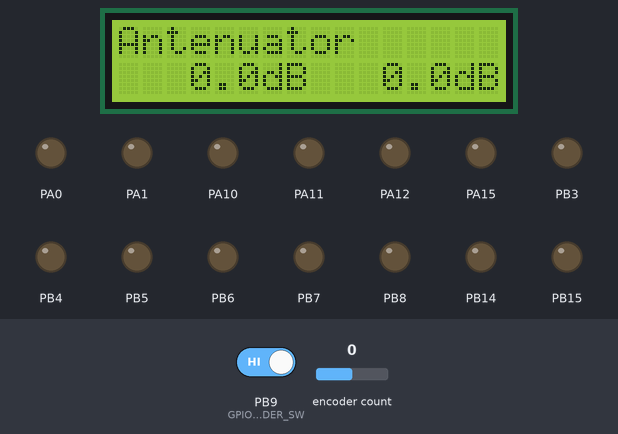
Bench run of a program on a simulated STM32 Blue Pill. On the bench: 16×2 character LCD, output pins drawn as LEDs (lit = HIGH). Inputs (shaded band) come from the test bench; at power-on: PB9 (GPIO_PIN_ENCODER_SW) HIGH, encoder count 0. EEPROM starts erased.

Above: at 1.2 s.
1.3 s: PB9 (GPIO_PIN_ENCODER_SW) driven LOW
At 1.7 s:
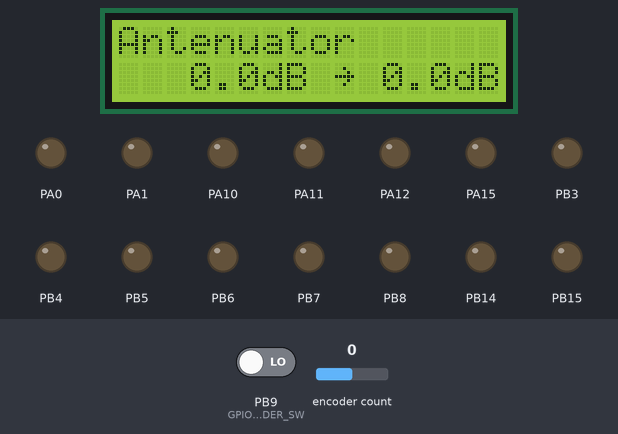
2.8 s: encoder count set to -1
At 4.0 s:
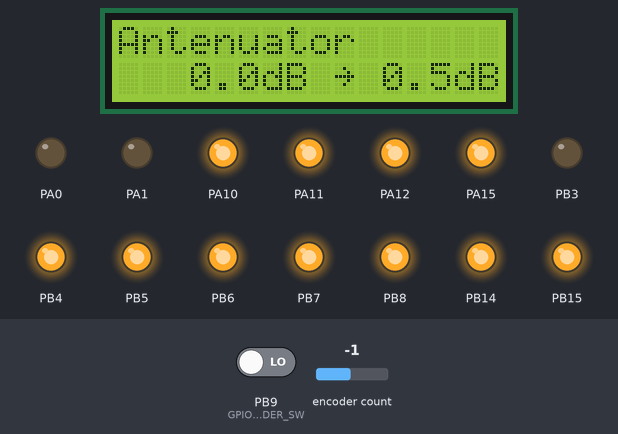
4.3 s: encoder count set to -2
At 5.2 s:
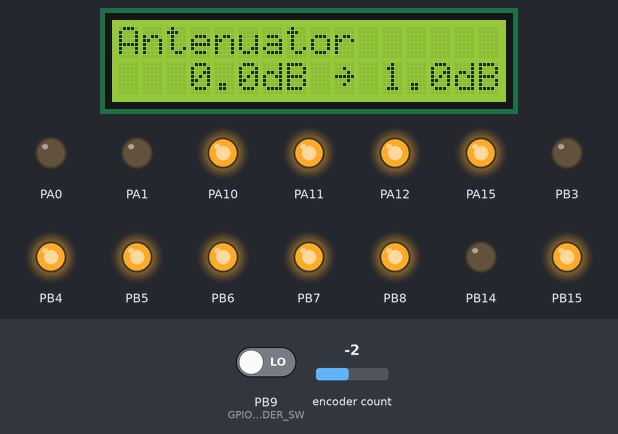
5.8 s: encoder count set to -3
At 6.4 s:
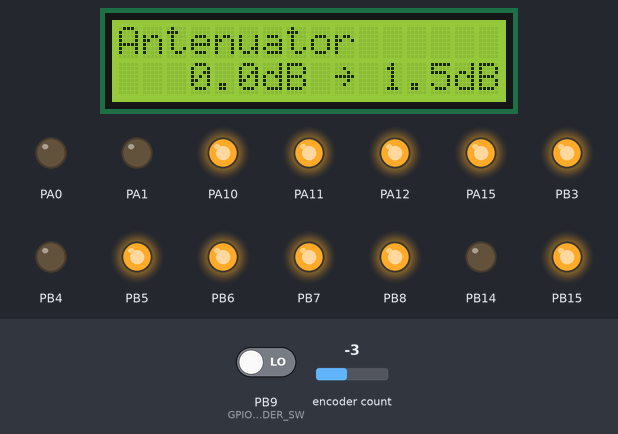
7.3 s: encoder count set to -4
At 8.5 s:
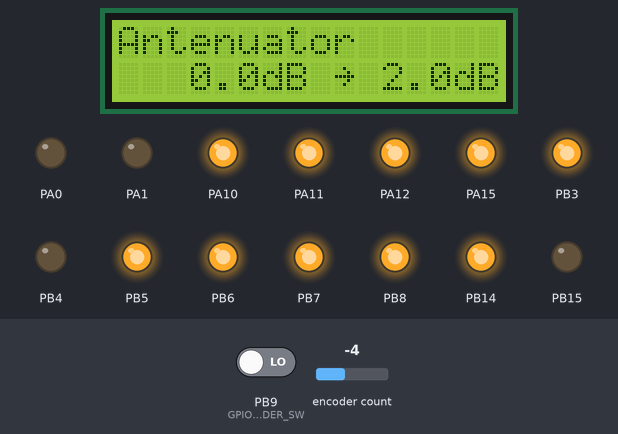
8.8 s: encoder count set to -5
At 9.8 s:
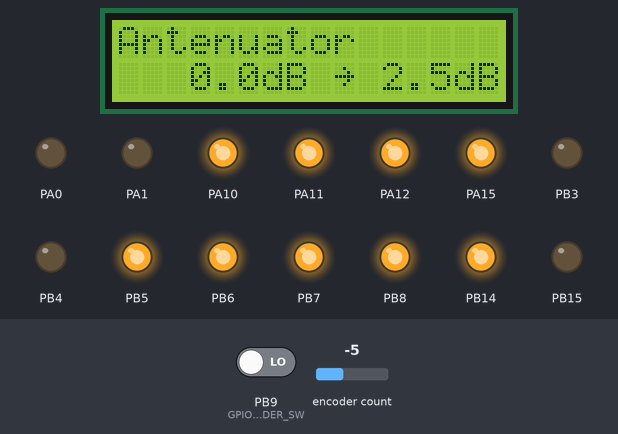
Timing chart, 0 to 11.8 s (numbered marks = the images above; inputs shaded):
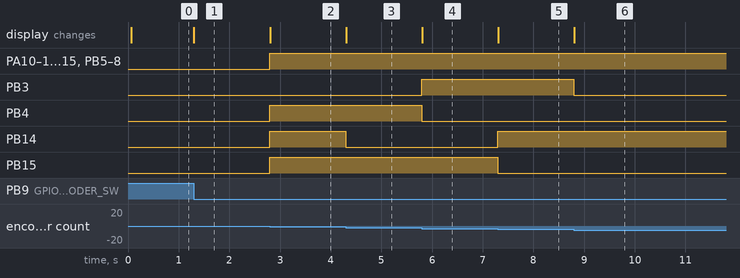

The program:

main.cpp
```cpp
#include <Arduino.h>
#include <EEPROM.h>
#include <LiquidCrystal.h>
#include <RotaryEncoder.h>
#include "hmc472.h"
#include "CRC16.h"


// initialize the library by associating any needed LCD interface pin
// with the arduino pin number it is connected to
const int rs = PA6;
const int en = PA7;
const int d4 = PB0;
const int d5 = PB1;
const int d6 = PB10;
const int d7 = PB11;

#define GPIO_PIN_ENCODER_A      PA8
#define GPIO_PIN_ENCODER_B      PA9
#define GPIO_PIN_ENCODER_SW     PB9

#define GPIO_PIN_LED            PC13


typedef enum {
  SM_SEL_NONE,
  SM_SEL_CHA_DB,
  SM_SEL_CHB_DB,

  SM_SEL_LAST
} sm_selection_t;

/* The circuit:
 * LCD RS pin to digital pin 12
 * LCD Enable pin to digital pin 11
 * LCD D4 pin to digital pin 5
 * LCD D5 pin to digital pin 4
 * LCD D6 pin to digital pin 3
 * LCD D7 pin to digital pin 2
 * LCD R/W pin to ground
 * LCD VSS pin to ground
 * LCD VCC pin to 5V
 * 10K resistor:
 * ends to +5V and ground
 * wiper to LCD VO pin (pin 3)
 * */


const hmc472_gpio_t hmc472_gpio_ch_a[2] = {
  {
    .gpio_pin_v6 = PB14,
    .gpio_pin_v5 = PB15,
    .gpio_pin_v4 = PA10,
    .gpio_pin_v3 = PA11,
    .gpio_pin_v2 = PA12,
    .gpio_pin_v1 = PA15,
  },
  {
    .gpio_pin_v6 = PB3,
    .gpio_pin_v5 = PB4,
    .gpio_pin_v4 = PB5,
    .gpio_pin_v3 = PB6,
    .gpio_pin_v2 = PB7,
    .gpio_pin_v1 = PB8,
  },
};

const hmc472_gpio_t hmc472_gpio_ch_b[2] = {
  {
    .gpio_pin_v6 = PB2,
    .gpio_pin_v5 = PB12,
    .gpio_pin_v4 = PB13,
    .gpio_pin_v3 = PA5,
    .gpio_pin_v2 = PA4,
    .gpio_pin_v1 = PA3,
  },
  {
    .gpio_pin_v6 = PA2,
    .gpio_pin_v5 = PA1,
    .gpio_pin_v4 = PA0,
    .gpio_pin_v3 = PC15,
    .gpio_pin_v2 = PC14,
    .gpio_pin_v1 = PC13,
  },
};


HMC472 hmc472_ch_a(hmc472_gpio_ch_a);
HMC472 hmc472_ch_b(hmc472_gpio_ch_b);

CRC16 crc;
LiquidCrystal lcd(rs, en, d4, d5, d6, d7);
RotaryEncoder encoder(GPIO_PIN_ENCODER_A, GPIO_PIN_ENCODER_B, RotaryEncoder::LatchMode::FOUR3);
int sm_selection = SM_SEL_NONE;


//=============================================================================
bool eeprom_read(uint8_t* rd_storage)
//=============================================================================
{
  uint8_t rd_buffer[4];
  uint8_t *ptr = rd_buffer;

  for(uint8_t i = 0; i < sizeof(rd_buffer); i++)
  {
    rd_buffer[i] = EEPROM.read(i);

  }


  crc.reset();
  crc.add(*ptr++);
  crc.add(*ptr++);
  uint16_t crc16 = crc.calc();
  if( (*ptr++ == (uint8_t)(crc16>>0)) &&  (*ptr++ == (uint8_t)(crc16>>8)))
  {
    rd_storage[0] = rd_buffer[0];
    rd_storage[1] = rd_buffer[1];
    return true;
  }
  return false;
}


//=============================================================================
void eeprom_store()
//=============================================================================
{
  uint8_t rd_buffer[4];
  uint8_t wr_buffer[4] =
  {
    (uint8_t)hmc472_ch_a.GetIndex(),
    (uint8_t)hmc472_ch_b.GetIndex()
  };
  uint8_t *ptr = wr_buffer;

  if(eeprom_read(rd_buffer))
  {
    if(rd_buffer[0]== wr_buffer[0] && rd_buffer[1]== wr_buffer[1])
      return;
  }


  crc.reset();
  crc.add(*ptr++);
  crc.add(*ptr++);
  uint16_t crc16 = crc.calc();

  *ptr++ = crc16>>0;
  *ptr++ = crc16>>8;

  for(uint8_t i = 0; i < sizeof(wr_buffer); i++)
    EEPROM.write(i, wr_buffer[i]);
}

//=============================================================================
void update_lcd()
//=============================================================================
{
  float value_a = hmc472_ch_a.GetValueDb();
  float value_b = hmc472_ch_b.GetValueDb();

  lcd.setCursor(9, 1);
  lcd.write(sm_selection == SM_SEL_CHA_DB? 0x7E: ' ');
  if(value_a < 10)   lcd.write(' ');
  lcd.print(value_a, 1);
  lcd.print("dB");

  lcd.setCursor(1, 1);
  lcd.write(sm_selection == SM_SEL_CHB_DB? 0x7E: ' ');
  if(value_b < 10)   lcd.write(' ');
  lcd.print(value_b, 1);
  lcd.print("dB");
}


//=============================================================================
void setup()
//=============================================================================
{
  pinMode(GPIO_PIN_ENCODER_A,  INPUT_PULLUP);  //TIMER 1 channel 1
  pinMode(GPIO_PIN_ENCODER_B,  INPUT_PULLUP);  //TIMER 1 channel 2
  pinMode(GPIO_PIN_ENCODER_SW, INPUT_PULLUP);  //Encoder SWITCH
    //attach interrupt

  pinMode(GPIO_PIN_LED, OUTPUT);
  digitalWrite(GPIO_PIN_LED, LOW);


  uint8_t rd_buffer[2];
  if(eeprom_read(rd_buffer))
  {
    hmc472_ch_a.SetIndex(rd_buffer[0]);
    hmc472_ch_b.SetIndex(rd_buffer[1]);
  }


  lcd.begin(16, 2);
  lcd.print("Antenuator");
  update_lcd();

}


#define SW_EXIT_MILLIS            5000

//=============================================================================
void loop()
//=============================================================================
{
  static int last_millis     = 0;
  static int last_sw_timeout = 0;
  static int  last_enc_sw  = HIGH;
  static int  last_enc_pos = 0;
  // set the cursor to column 0, line 1
  // (note: line 1 is the second row, since counting begins with 0):

  uint32_t curr_millis = millis();
  lcd.setCursor(0, 0);
  // print the number of seconds since reset:
  //lcd.print(millis() / 1000);


  bool change_f = false;

  //Handle Button switch
  int enc_sw = digitalRead(GPIO_PIN_ENCODER_SW);
  if(last_enc_sw != enc_sw)
  {
    last_enc_sw = enc_sw;
    if(enc_sw == LOW)
    {
      if(++sm_selection > SM_SEL_LAST)
        sm_selection = SM_SEL_NONE;
        change_f = true;
    }
  }

  //Handle rotation
  encoder.tick();
  int enc_pos = encoder.getPosition();


  //Refresh screen
  if(change_f || last_enc_pos != enc_pos)
  {
    switch(sm_selection)
    {
      case SM_SEL_CHA_DB:
        if(last_enc_pos > enc_pos) hmc472_ch_a.Increase();
        if(last_enc_pos < enc_pos) hmc472_ch_a.Decrease();
        last_sw_timeout = SW_EXIT_MILLIS;
        break;

      case SM_SEL_CHB_DB:
        if(last_enc_pos > enc_pos) hmc472_ch_b.Increase();
        if(last_enc_pos < enc_pos) hmc472_ch_b.Decrease();
        last_sw_timeout = SW_EXIT_MILLIS;
        break;

      default:
        last_sw_timeout = 1;
        break;
    }
    update_lcd();
  }
  last_enc_pos = enc_pos;


  //Check for save data
  int delta = 0;
  if(last_millis > curr_millis)
    delta = 0xFFFFFFFF - last_millis + curr_millis + 1;
  else
    delta = curr_millis - last_millis;
  last_millis = curr_millis;


  if(last_sw_timeout > 0)
  {
    last_sw_timeout -= delta;
    if(last_sw_timeout <= 0)
    {
        sm_selection = SM_SEL_NONE;
        eeprom_store();
        update_lcd();
    }
  }

}
```

hmc472.cpp
```cpp
#include "hmc472.h"

//=============================================================================
HMC472::HMC472(const hmc472_gpio_t* p_gpio)
//=============================================================================
{
    this->p_gpio = p_gpio;
    for(uint8_t i = 0; i< HMC472_IC_QTY; i++)
    {
        int32_t* ptr = (int32_t*)&p_gpio[i];
        for(uint8_t j = 0; j < 6; j++)
        {
            pinMode(*ptr, OUTPUT);
            digitalWrite(*ptr, LOW);
            ptr++;
        }
    }
}


//=============================================================================
void HMC472::SetIndex(int index)
//=============================================================================
{
    if(index < GetMinIndex()) index = GetMinIndex();
    if(index > GetMaxIndex()) index = GetMaxIndex();

    if(this->m_index != index)
    {
        this->m_index = index;
        int value_a = this->m_index >> 1;
        int value_b = this->m_index  - value_a;

        int32_t* ptr = (int32_t*)&p_gpio[0];
        for(uint8_t j = 0; j < 6; j++)
        {
            digitalWrite(*ptr++, (value_a & (1<<j)) ? LOW: HIGH);
        }

        ptr = (int32_t*)&p_gpio[1];
        for(uint8_t j = 0; j < 6; j++)
        {
            digitalWrite(*ptr++, (value_b & (1<<j)) ? LOW: HIGH);
        }
    }
}


//=============================================================================
float HMC472::GetValueDb()
//=============================================================================
{
    return this->m_index*0.5F;
}
```

hmc472.h
```cpp
#pragma once
#include <Arduino.h>


typedef struct {
    int32_t gpio_pin_v6;    //0.5dB
    int32_t gpio_pin_v5;    //  1dB
    int32_t gpio_pin_v4;    //  2dB
    int32_t gpio_pin_v3;    //  4dB
    int32_t gpio_pin_v2;    //  8dB
    int32_t gpio_pin_v1;    // 16dB
} hmc472_gpio_t;


#define HMC472_IC_QTY               2
class HMC472 {
public:
    HMC472(const hmc472_gpio_t* gpio);
    int GetMinIndex()   { return 0;                   }
    int GetMaxIndex()   { return 63 * HMC472_IC_QTY;  }
    int GetIndex()      { return m_index; }
    void Increase()     { SetIndex(GetIndex() + 1); }
    void Decrease()     { SetIndex(GetIndex() - 1); }
    void SetIndex(int index);
    float GetValueDb();


private:
    const hmc472_gpio_t* p_gpio;
    int m_index;
};
```

Measured:
- after the input at 1.3 s, the display: changes at once (image 1)
- after the input at 2.8 s, PA10–12, PA15, PB4–8, PB14, PB15: LOW → HIGH at once; the display: changes at once (image 2)
- after the input at 4.3 s, PB14: HIGH → LOW at once; the display: changes at once (image 3)
- after the input at 5.8 s, PB3: LOW → HIGH at once; PB4: HIGH → LOW at once; the display: changes at once (image 4)
- after the input at 7.3 s, PB14: LOW → HIGH at once; PB15: HIGH → LOW at once; the display: changes at once (image 5)
- after the input at 8.8 s, PB3: HIGH → LOW at once; the display: changes at once (image 6)
